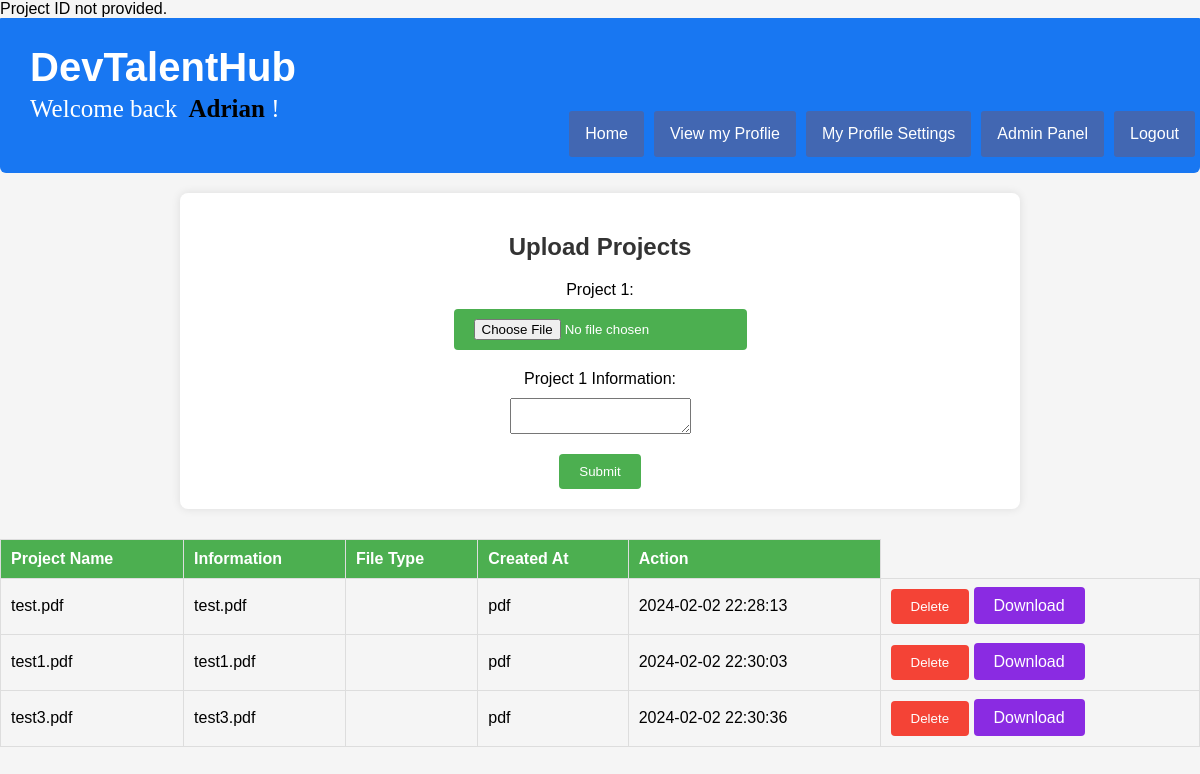
The page /upload_projects.php (signed in) on the database its author committed.
### tables this page shows
CREATE TABLE `projects` (
  `id` int(11) NOT NULL,
  `filename` varchar(255) NOT NULL,
  `file_content` text NOT NULL,
  `file_type` varchar(10) NOT NULL,
  `created_at` timestamp NOT NULL DEFAULT current_timestamp(),
  `createdBy` int(5) NOT NULL,
  `portfolio_id` int(11) NOT NULL
);

### upload_projects.php (the view, shortened to what this page needs)
<?php
require_once(ROOT_PATH . '/includes/head_section.php');
$numProjects = 1;
?>
<?php
require_once('config.php');
?>
<body>
    <?php include(ROOT_PATH . '/includes/navbar_logged_in.php') ?>
    <?php
    for ($i = 1; $i <= $numProjects; $i++) {
    ?>
        <div class="container">
            <div class="profile-form">
                <h2>Upload Projects</h2>
                <form method="post" enctype="multipart/form-data">
                    <div class="file-tile">
                        <div class="file-input">
                            <label for="project<?php echo $i; ?>">Project <?php echo $i; ?>:</label>
                            <input type="file" id="project<?php echo $i; ?>" name="project<?php echo $i; ?>" class="upload-btn">
                        </div>
                        <div class="file-input">
                            <label for="project<?php echo $i; ?>-info">Project <?php echo $i; ?> Information:</label>
                            <textarea id="project<?php echo $i; ?>-info" name="project<?php echo $i; ?>-info"></textarea>
                        </div>
                        <button type="submit" class="upload-btn">Submit</button>
                    </div>
                </form>
            </div>
        </div>
    <?php } ?>
         <?php
$userId = $_SESSION['id'];
$query = "SELECT id, filename, file_content, file_type, created_at, createdBy FROM projects WHERE createdBy = ?";
$stmt = $link->prepare($query);
$stmt->bind_param("i", $userId);
$stmt->execute();
$result = $stmt->get_result();
$projects = $result->fetch_all(MYSQLI_ASSOC);
?>
<?php if (!empty($projects)) : ?>
    <div class="table-container">
        <table class="projects-table">
            <thead>
                <tr>
                    <th>Project Name</th>
                    <th>Information</th>
                    <th>File Type</th>
                    <th>Created At</th>
                    <th>Action</th>
                </tr>
            </thead>
            <tbody>
                <?php foreach ($projects as $project) : ?>
                    <tr>
                    <td><?php echo $project['filename']; ?></td>
                        <td><?php echo $project['filename']; ?></td>
                        <td><?php echo $project['file_content']; ?></td>
                        <td><?php echo $project['file_type']; ?></td>
                        <td><?php echo $project['created_at']; ?></td>
                        <td>
    <button class="delete-btn" onclick="deleteProject(<?php echo $project['id']; ?>)">Delete</button>
    <a class="download-btn" href="?download_project=<?php echo $project['id']; ?>">Download</a>
</td>
                    </tr>
                <?php endforeach; ?>
            </tbody>
        </table>
    </div>
<?php else : ?>
    <p>No projects available for the current user.</p>
<?php endif; ?>
</body>
</body>

### static/public_styling.css (style rules this page uses)
html { height: 100%; box-sizing: border-box; }
body { position: relative; margin: 0; padding-bottom: 6rem; min-height: 100%; }
a { text-decoration: none; }

### upload_projects.php (style rules this page uses)
body { font-family: 'Arial', sans-serif; background-color: #f5f5f5; margin: 0; padding: 0; }
.container { max-width: 800px; margin: 20px auto; background-color: #fff; padding: 20px; box-shadow: 0 0 10px rgba(0, 0, 0, 0.1); border-radius: 8px; }
.profile-form { text-align: center; }
h2 { color: #333; }
.file-tile { display: flex; flex-direction: column; align-items: center; gap: 20px; }
.file-input { display: flex; flex-direction: column; align-items: center; gap: 10px; }
.upload-btn { padding: 10px 20px; background-color: #4caf50; color: #fff; border: none; border-radius: 4px; cursor: pointer; transition: background-color 0.3s; }
.table-container { margin-top: 30px; }
.projects-table { width: 100%; border-collapse: collapse; margin-top: 20px; }
.projects-table th, .projects-table td { border: 1px solid #ddd; padding: 10px; text-align: left; }
.projects-table th { background-color: #4caf50; color: #fff; }
.delete-btn { padding: 10px 20px; background-color: #f44336; color: #fff; border: none; border-radius: 4px; cursor: pointer; transition: background-color 0.3s; }
.download-btn { padding: 10px 20px; background-color: blueviolet; color: #fff; border: none; border-radius: 4px; cursor: pointer; transition: background-color 0.3s; }

### rows shown on the page
projects: filename "test.pdf", file_type "pdf", created_at "2024-02-02 22:28:13"
projects: filename "test1.pdf", file_type "pdf", created_at "2024-02-02 22:30:03"
projects: filename "test3.pdf", file_type "pdf", created_at "2024-02-02 22:30:36"

### other values the page prints
$_SESSION['username'] "Adrian"
